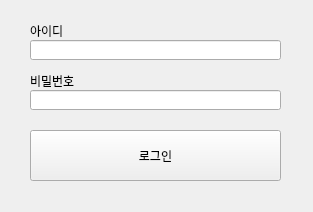
<?xml version="1.0" encoding="UTF-8"?>
<ui version="4.0">
 <class>Form</class>
 <widget class="QWidget" name="Form">
  <property name="geometry">
   <rect>
    <x>0</x>
    <y>0</y>
    <width>313</width>
    <height>212</height>
   </rect>
  </property>
  <property name="windowTitle">
   <string>Form</string>
  </property>
  <widget class="QLabel" name="label">
   <property name="geometry">
    <rect>
     <x>30</x>
     <y>20</y>
     <width>61</width>
     <height>21</height>
    </rect>
   </property>
   <property name="text">
    <string>아이디</string>
   </property>
  </widget>
  <widget class="QLabel" name="label_2">
   <property name="geometry">
    <rect>
     <x>30</x>
     <y>70</y>
     <width>61</width>
     <height>21</height>
    </rect>
   </property>
   <property name="text">
    <string>비밀번호</string>
   </property>
  </widget>
  <widget class="QLineEdit" name="start_id">
   <property name="geometry">
    <rect>
     <x>30</x>
     <y>40</y>
     <width>251</width>
     <height>20</height>
    </rect>
   </property>
  </widget>
  <widget class="QLineEdit" name="start_pwd">
   <property name="geometry">
    <rect>
     <x>30</x>
     <y>90</y>
     <width>251</width>
     <height>20</height>
    </rect>
   </property>
  </widget>
  <widget class="QPushButton" name="btn_startLogin">
   <property name="geometry">
    <rect>
     <x>30</x>
     <y>130</y>
     <width>251</width>
     <height>51</height>
    </rect>
   </property>
   <property name="text">
    <string>로그인</string>
   </property>
  </widget>
 </widget>
 <resources/>
 <connections/>
</ui>
